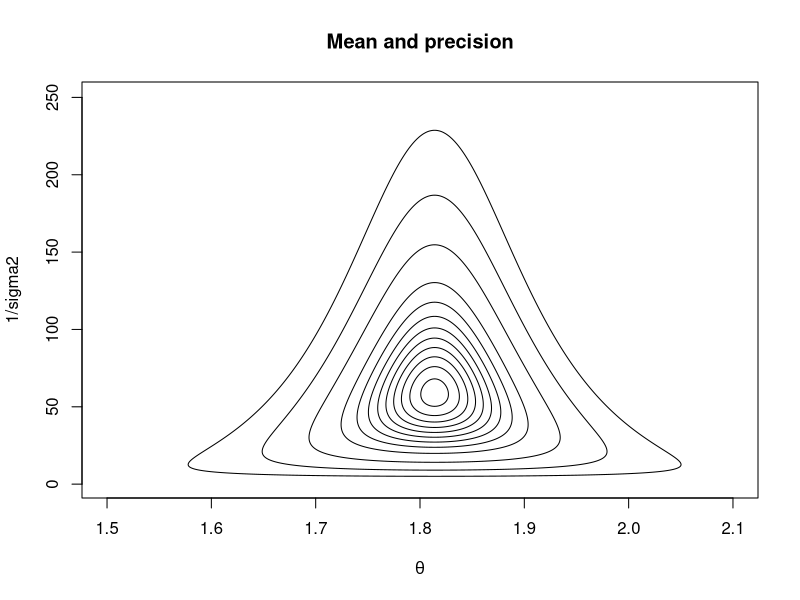
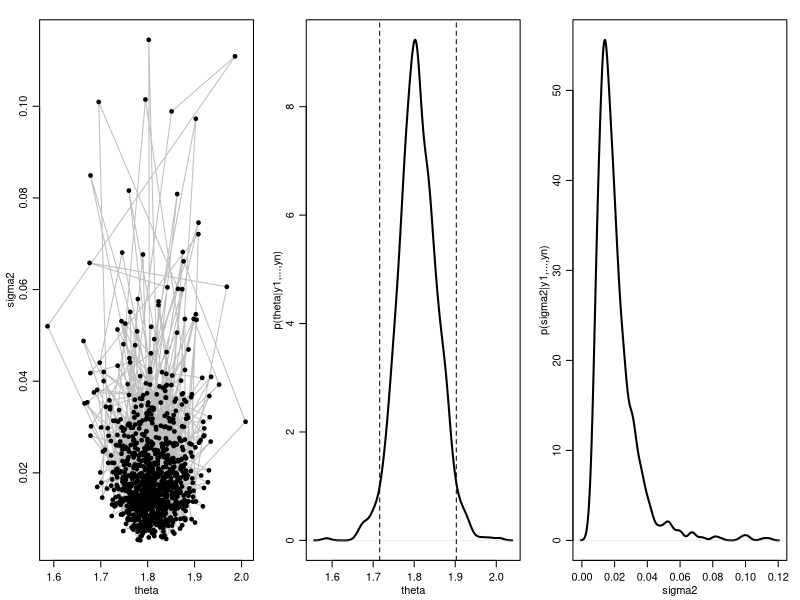
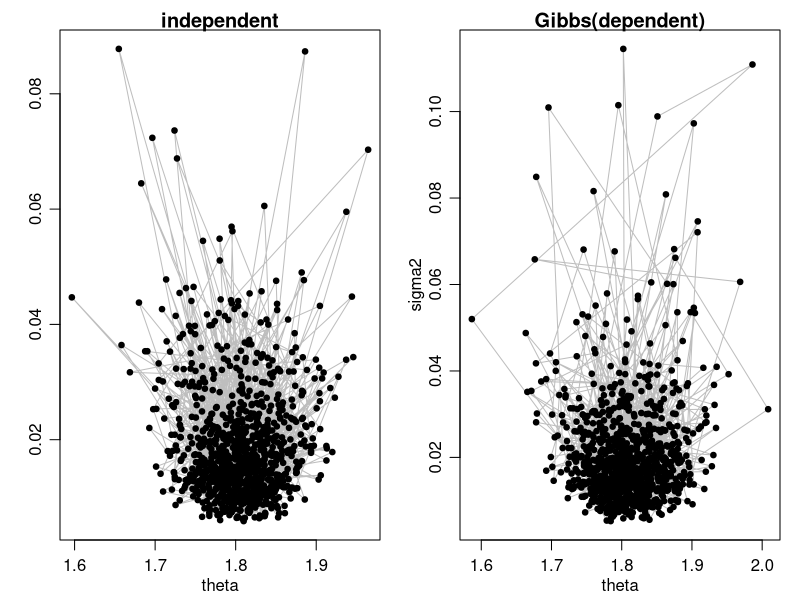
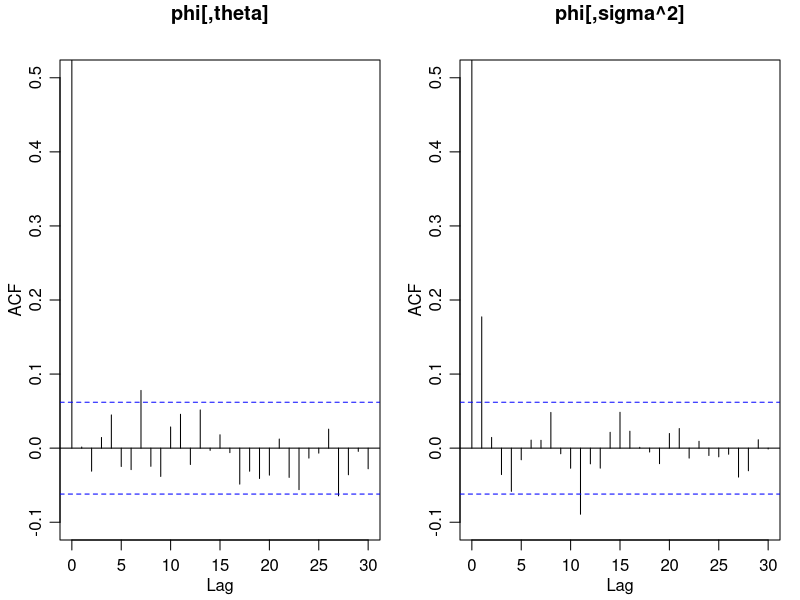
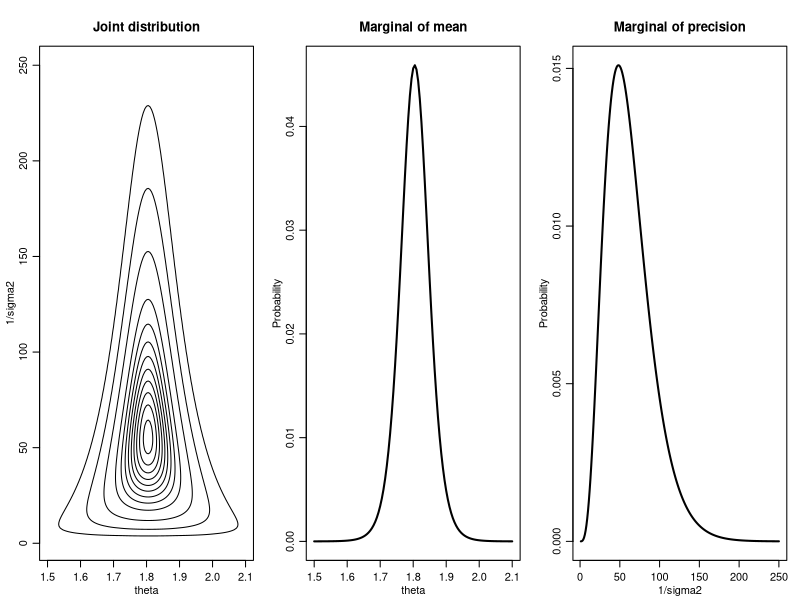

These figures' R source, in order:
## ---- chunk 1
rm(list=ls());  set.seed(20210513);
knitr::opts_chunk$set(fig.align = 'center', message = FALSE)
## ---- chunk 2
y <- c(1.64, 1.70, 1.72, 1.74, 1.82, 1.82, 1.82, 1.90, 2.08)
# Prior 
mu.0 <- 1.9;  sigma.0 <- 0.1;  sigma2.0 <- sigma.0^2;
nu.0 <- 1;    kappa.0 <- 1  ;
# Calculations
n    <- length(y);   ybar   <- mean(y);  s2 <- var(y);  
nu.n <- nu.0 + n ;  kappa.n <- kappa.0 + n;
mu.n <- (kappa.0*mu.0 + n*ybar) / kappa.n
sigma2.n <- (1/nu.n) * (nu.0*sigma2.0 + (n-1)*s2 + 
   kappa.0*n*(ybar-mu.0)^2 / kappa.n) 

# These values arrived at by lots of trial and error
gs     <- 800
theta  <- seq(1.5, 2.1, length=gs)
I.sig2 <- exp(seq(log(1), log(250), length=gs))
sigma2 <- 1 / exp(seq(log(1000), log(11), length=gs))

# Do mean and precision first
log.post <- matrix(NA, gs, gs); 

for(i in 1:gs){ for(j in 1:gs){ log.post[i,j] <- 
     dnorm(theta[i], mu.n, 1/sqrt(I.sig2[j]*kappa.n), log=T) +
     dgamma(I.sig2[j], nu.n/2, nu.n*sigma2.n/2, log=T) }}

maxie    <- max(log.post)
log.post <- log.post - maxie
post.P   <- exp(log.post)
rm(maxie); rm(log.post)
contours <- c(.001, .01, seq(.05, .95, .10))
xlab     <- expression(theta)
contour(theta, I.sig2, post.P, levels=contours, drawlabels=F, 
  xlab=xlab, ylab="1/sigma2", main="Mean and precision")
## ---- chunk 3
y <- c(1.64, 1.70, 1.72, 1.74, 1.82, 1.82, 1.82, 1.90, 2.08)
n <- length(y);  ybar <- mean(y);  s2 <- var(y);  

# Use 'semiconjugate' prior described in Sec 6.1 of Hoff (2009)
mu.0 <- 1.9;  tau2.0 <- 0.95^2;  sigma2.0 <- 0.01;  nu.0 <- 1;
## ---- chunk 4
n      <- length(y);  ybar <- mean(y);  s2 <- var(y);  
S      <- 1000
phi    <- matrix(NA, S, 2)
theta  <- ybar
sigma2 <- (nu.0*sigma2.0 + (n-1)*s2) / (nu.0 + n)

for(s in 1:S)
{
  tau2.n <- 1 / (1/tau2.0 + n/sigma2)
  mu.n   <- tau2.n * (mu.0/tau2.0 + n*ybar/sigma2)
  theta  <- rnorm(1, mean=mu.n, sd=sqrt(tau2.n))
  sigma2 <- 1/rgamma(1, (nu.0 + n)/2, 
     (nu.0*sigma2.0 + (n-1)*s2 + n*(ybar-theta)^2)/2)
  phi[s,] <- c(theta, sigma2)
}
## ---- chunk 5
par(mar=c(3,3,1,1),mgp=c(1.75,.75,0),oma=c(0,0,.5,0))
par(mfrow=c(1,3))
# First the joint dist of (theta, sigma2)
plot(phi, type="l", col="gray", xlab="theta", ylab="sigma2")
points(phi, pch=19, cex=.75)
# Now the marginal dist of theta
plot(density(phi[,1]), lwd=2, xlab="theta", 
  ylab="p(theta|y1,...,yn)", main="")
abline(v= quantile(phi[,1], c(.025, .975)), lty=2)
# Now the marginal of sigma2
plot(density(phi[,2]), lwd=2, xlab="sigma2", 
  ylab="p(sigma2|y1,...,yn)", main="")
## ---- chunk 6
par(mar=c(3,3,1,1),mgp=c(1.75,.75,0),oma=c(0,0,.5,0))
par(mfrow=c(1,2))
S          <- 1000
sigma2.sim <- 1 / rgamma(S, nu.n/2, nu.n*sigma2.n/2)
theta.sim  <- rnorm(S, mu.n, sqrt(sigma2.sim/kappa.n))
plot(theta.sim, sigma2.sim, type="l", col="gray", xlab="theta", ylab = "", main = "independent")
points(theta.sim, sigma2.sim, pch=19, cex=.75, 
  xlim=c(1.51, 2.11), ylim=c(0, .10))

# Gibss joint dist.
plot(phi, type="l", col="gray", xlab="theta", ylab="sigma2", main = "Gibbs(dependent)")
points(phi, pch=19, cex=.75)
## ---- chunk 7
par(mar=c(3,3,3,1),mgp=c(1.75,.75,0),
    oma=c(0,0,0,0),mfrow=c(1,2))

acf(phi[,1], main = "phi[,theta]", ylim = c(-0.1, 0.5))
acf(phi[,2], main = "phi[,sigma^2]", ylim = c(-0.1, 0.5))
## ---- chunk 8
# CI for population mean
quantile(phi[,1], c(.025, .5, .975))

# CI for population variance 
quantile(phi[,2], c(.025, .5, .975))

# CI for population standard deviation
quantile(sqrt(phi[,2]), c(.025, .5, .975))
## ---- chunk 9
theta    <- seq(1.5, 2.1, .005)
I.sig2   <- seq(1, 250, 1)
G        <- length(theta);  H <- length(I.sig2); #121 #250
log.post <- matrix(NA, G, H); 

for(g in 1:G)
{ for(h in 1:H)
  { log.post[g,h] <- 
         dnorm(theta[g], mu.0, 1/sqrt(tau2.0), log=T) + 
         dgamma(I.sig2[h], nu.0/2, nu.0*sigma2.0/2, log=T) + 
         sum(dnorm(y, theta[g], 1/sqrt(I.sig2[h]), log=T)) 
}} 
post.grid <- exp(log.post);  rm(log.post);
post.grid <- post.grid / sum(post.grid)  
## ---- chunk 10
par(mar=c(3,3,3,1),mgp=c(1.75,.75,0),oma=c(0,0,.5,0))
par(mfrow=c(1,3))
contours <- c(.001, .01, seq(.05, .95, .10)) * max(post.grid)

contour(theta, I.sig2, post.grid, levels=contours, drawlabels=F, 
  xlab="theta", ylab="1/sigma2", main="Joint distribution")
plot(theta, apply(post.grid, 1, sum), type="l", lwd=2, 
  xlab="theta", ylab="Probability", main="Marginal of mean")
plot(I.sig2, apply(post.grid, 2, sum), type="l", lwd=2, 
  xlab="1/sigma2", ylab="Probability", main="Marginal of precision")
